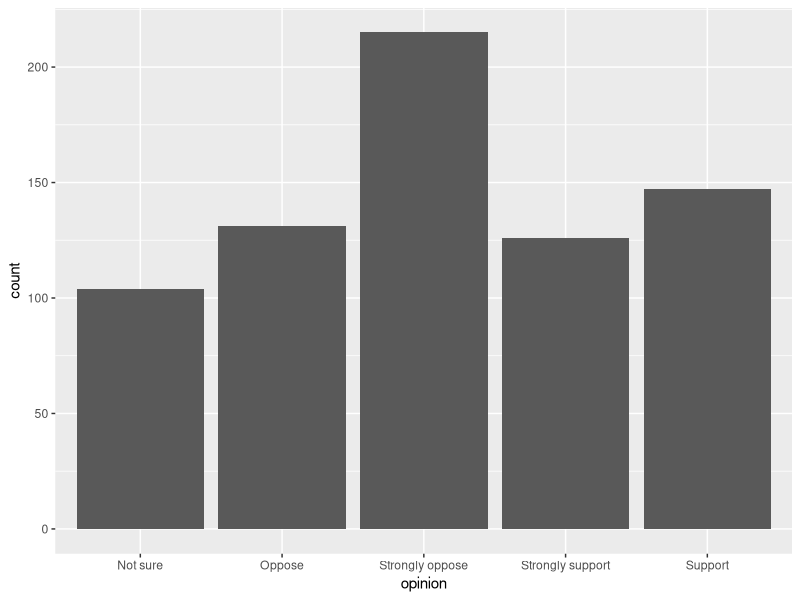
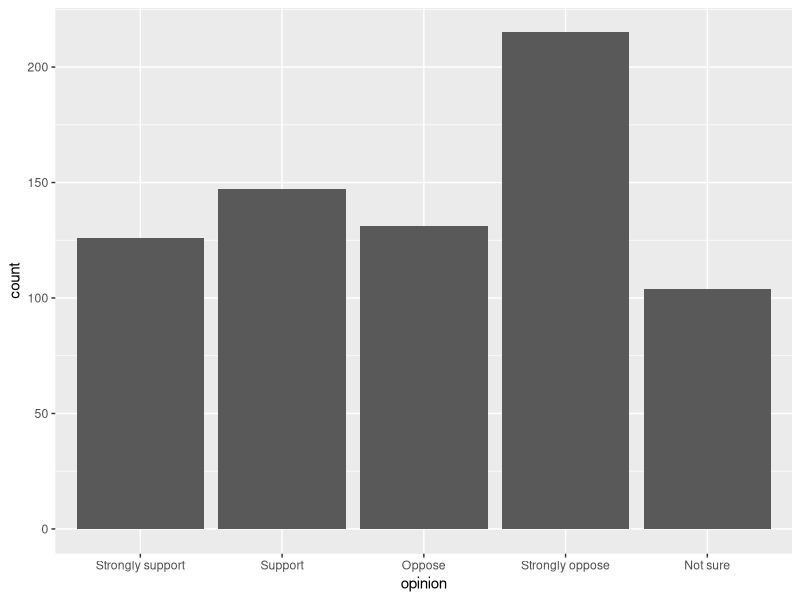
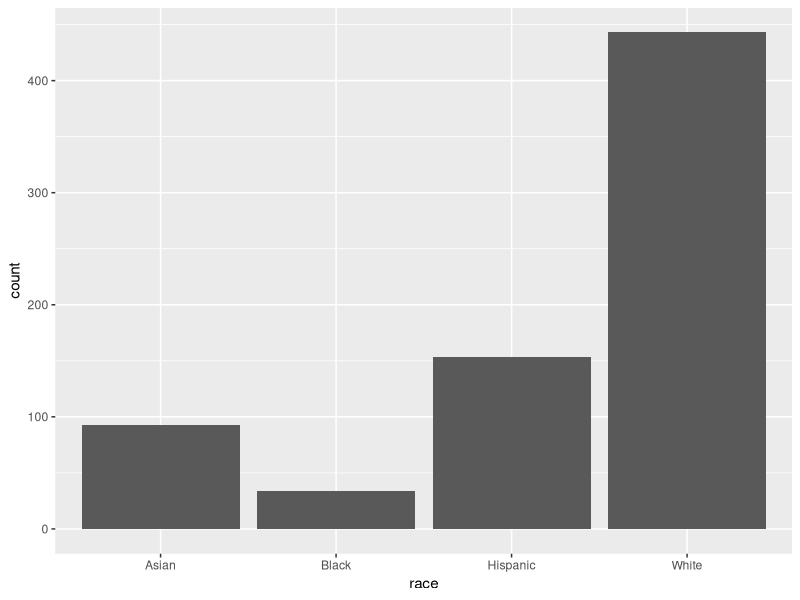
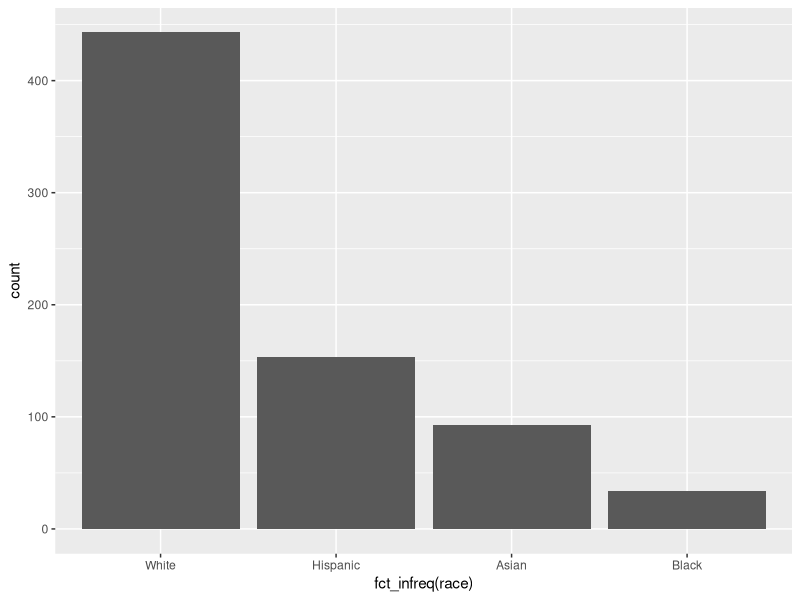
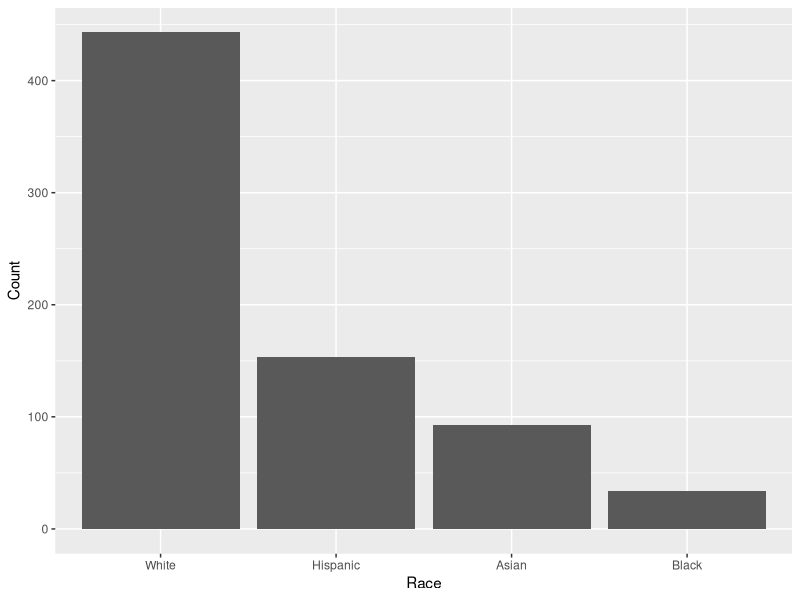
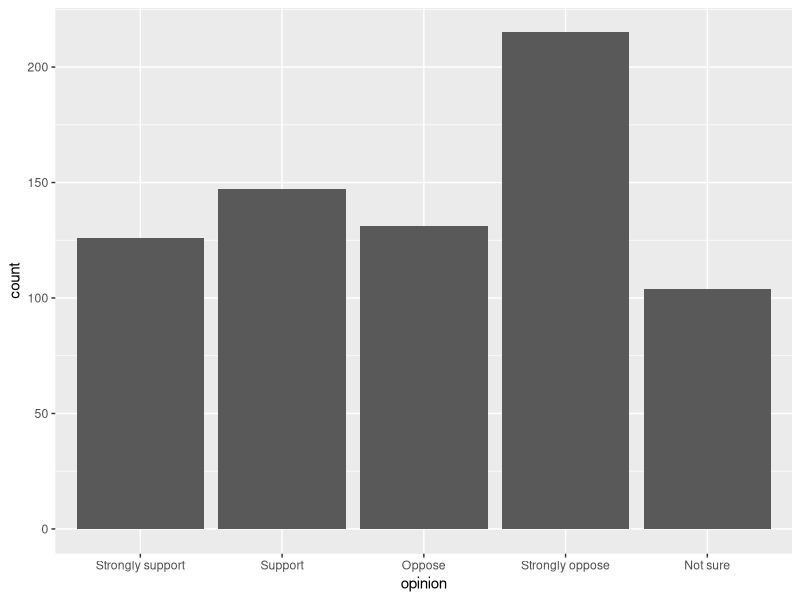
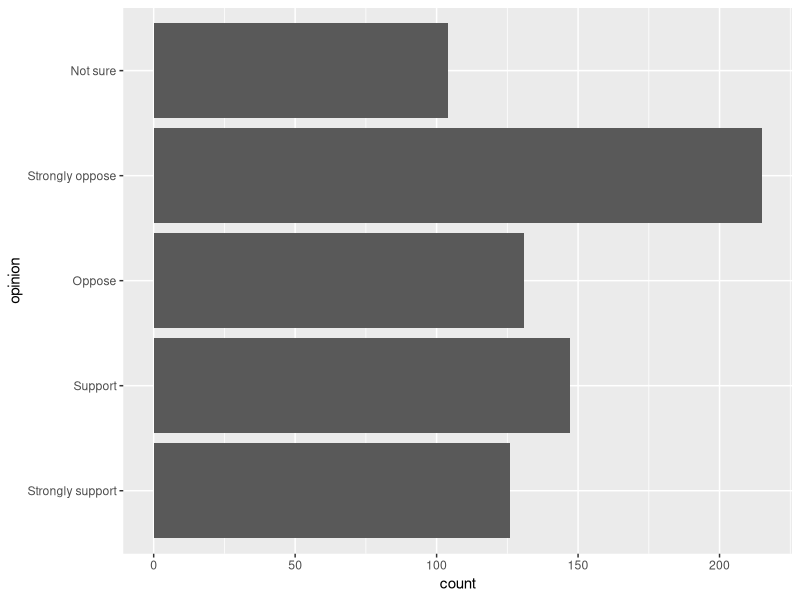
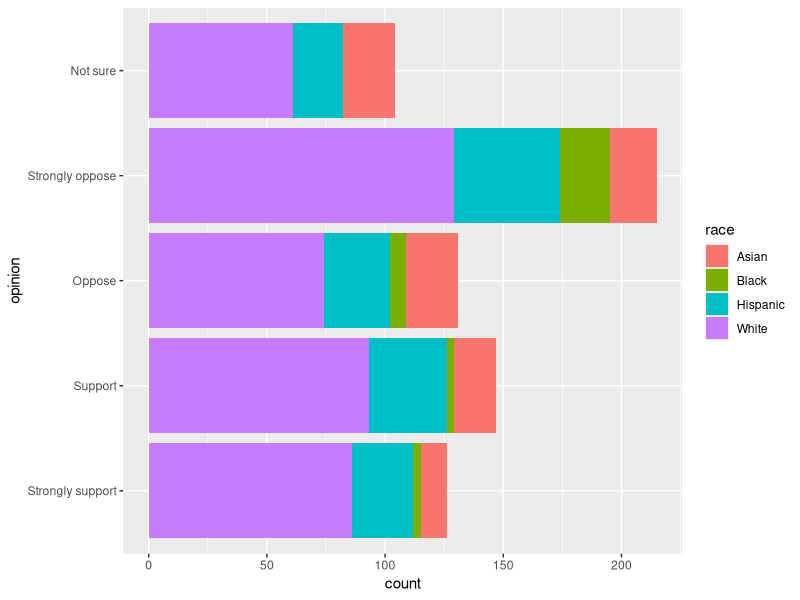

Write the R code that produced these figures, in order.
## ---- chunk 1

## ---- chunk 2
library(tidyverse)
## ---- chunk 3
bk <- tibble(
  opinion = c(
    rep("Strongly support", 126), rep("Support", 147), rep("Oppose", 131), 
    rep("Strongly oppose", 215), rep("Not sure", 104)
    ),
  race = c(
    rep("White", 86), rep("Black", 3), rep("Hispanic", 26), rep("Asian", 11),
    rep("White", 93), rep("Black", 3), rep("Hispanic", 33), rep("Asian", 18),
    rep("White", 74), rep("Black", 7), rep("Hispanic", 28), rep("Asian", 22),
    rep("White", 129), rep("Black", 21), rep("Hispanic", 45), rep("Asian", 20),
    # with modification to make a point about consistent scales
    rep("White", 61), rep("Black", 0), rep("Hispanic", 21), rep("Asian", 22)
    )
)
## ---- chunk 4
ggplot(data = bk, aes(x = opinion)) +
  geom_bar()
## ---- chunk 5
bk <- bk %>%
  mutate(
    opinion = fct_relevel(opinion, "Strongly support", "Support", "Oppose", 
                                   "Strongly oppose", "Not sure")
  )

ggplot(data = bk, aes(x = opinion)) +
  geom_bar()
## ---- chunk 6
ggplot(data = bk, aes(x = race)) +
  geom_bar()
## ---- chunk 7
ggplot(data = bk, aes(x = fct_infreq(race))) +
  geom_bar()
## ---- chunk 8
ggplot(data = bk, aes(x = fct_infreq(race))) +
  geom_bar() +
  labs(x = "Race", y = "Count")
## ---- chunk 9
ggplot(data = bk, aes(x = opinion)) +
  geom_bar()
## ---- chunk 10
ggplot(data = bk, aes(x = opinion)) +
  geom_bar() +
  coord_flip()
## ---- chunk 11
ggplot(data = bk, aes(x = opinion, fill = race)) +
  geom_bar() +
  coord_flip()
## ---- chunk 12
ggplot(data = bk, aes(x = opinion, fill = race)) +
  geom_bar() +
  coord_flip() +
  facet_grid(. ~ race)
## ---- chunk 13
ggplot(data = bk, aes(x = opinion)) +
  geom_bar() +
  coord_flip() +
  facet_grid(. ~ race)
## ---- chunk 14
ggplot(data = bk, aes(x = opinion)) +
  geom_bar() +
  coord_flip() +
  facet_grid(. ~ race) +
  labs(title = "Opinion on Brett Kavanaugh's confirmation", x = "", y = "")
## ---- chunk 15
ggplot(data = bk, aes(x = race, fill = opinion)) +
  geom_bar(position = "fill") +
  coord_flip()
## ---- chunk 16
ggplot(data = bk, aes(x = race, fill = opinion)) +
  geom_bar(position = "fill") +
  coord_flip() +
  scale_fill_viridis_d()
## ---- chunk 17
ggplot(data = bk, aes(x = race, fill = opinion)) +
  geom_bar(position = "fill") +
  coord_flip() +
  scale_fill_viridis_d() +
  labs(title = "Opinion on Brett Kavanaugh's confirmation", 
       subtitle = "by race", x = "", y = "", fill = "")
